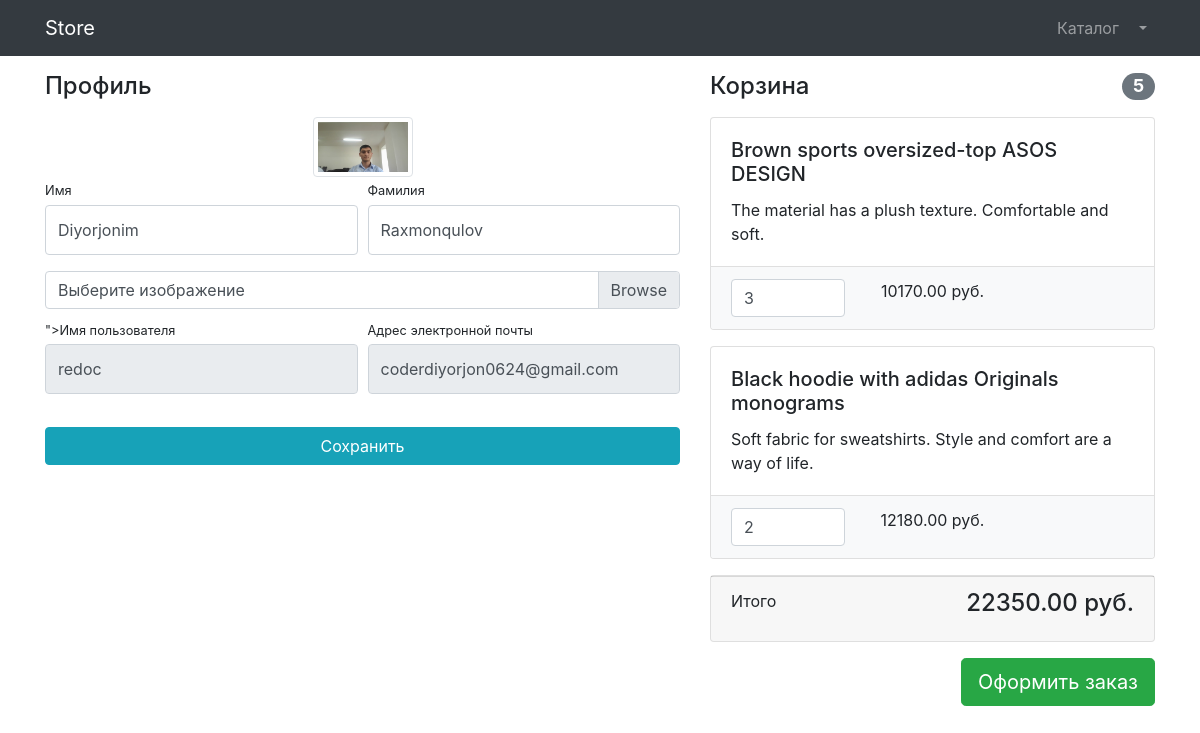
The page /users/profile/2/ (signed in) on the database its author committed.
### users/models.py (models this page shows)
class User(AbstractUser):
    image = models.ImageField(upload_to='users_images', null=True, blank=True)
    is_verified_email = models.BooleanField(default=False)

### products/models.py (models this page shows, shortened)
class Basket(models.Model):
    user = models.ForeignKey(to=User, on_delete=models.CASCADE)
    product = models.ForeignKey(to=Product, on_delete=models.CASCADE)
    quantity = models.PositiveIntegerField(default=0)
    created_timestamp = models.DateTimeField(auto_now_add=True)
    objects = BasketQuerySet.as_manager()
    def sum(self):
        return self.product.price * self.quantity

class Product(models.Model):
    name = models.CharField(max_length=256)
    description = models.TextField(null=True, blank=True)
    quantity = models.PositiveIntegerField(default=0)
    price = models.DecimalField(max_digits=6, decimal_places=2)
    image = models.ImageField(upload_to='products_images')
    category = models.ForeignKey(to=ProductCategory, on_delete=models.CASCADE)
    class Meta:
        verbose_name='Product'
        verbose_name_plural='Products'

### users/views.py (the view, shortened to what this page needs)
# urls.py: path('profile/<int:pk>/', login_required(UserProfileView.as_view()), name='profile'),
class UserProfileView(TitleMixin, UpdateView):
    model = User
    form_class = UserProfileForm
    template_name = "users/profile.html"
    title = "Store - Profile"
    def get_context_data(self, **kwargs):
        context = super(UserProfileView, self).get_context_data()
        context['baskets'] = Basket.objects.filter(user=self.object)
        return context

### users/forms.py
class UserProfileForm(UserChangeForm):
    first_name = forms.CharField(widget=forms.TextInput(attrs={'class': "form-control py-4"}))
    last_name = forms.CharField(widget=forms.TextInput(attrs={'class': "form-control py-4"}))
    image = forms.ImageField(widget=forms.FileInput(attrs={'class': "custom-file-input "}), required=False)
    username = forms.CharField(widget=forms.TextInput(attrs={'class': "form-control py-4", 'readonly': True}))
    email = forms.CharField(widget=forms.EmailInput(attrs={'class': "form-control py-4", 'readonly': True}))
    class Meta:
        model = User
        fields = ('first_name', 'last_name', 'image', 'username', 'email')

### common/views.py (called while the page is built)
    def get_context_data(self, **kwargs):
        context=super(TitleMixin, self).get_context_data(**kwargs)
        context["title"] = self.title
        return context

### products/models.py (called while the page is built)
    def total_sum(self):
        return sum(basket.sum() for basket in self)

    def total_quantity(self):
        return sum(basket.quantity for basket in self)

### users/templates/users/profile.html (shortened to what this page needs)
 {% extends 'products/base.html' %}
{% load static %}
{% block css %}
	    <link href="{% static 'vendor/css/profile.css' %}" rel="stylesheet"/>
{% endblock %}
{% block content %}
	<div class="container">
    <div class="row">
        <div class="col-lg-7">
            <h4 class="mt-3 mb-3">Профиль</h4>
            <div class="col-lg-12 text-center">
                <img alt="" width="100" height="100"
                     src="{% if user.image %} {{ user.image.url }} {% else %} {% static 'vendor/img/users/default_avatar.jpg' %} {% endif %} "
                     class="img-thumbnail">
            </div>
            <form action="{% url 'users:profile' user.id %}" method="post" enctype="multipart/form-data">
                <div class="form-row">
                    <div class="col-lg-6">
                        <div class="form-group">
                            <label class="small mb-1" for="{{ form.first_name.id_for_label }}">Имя</label>
                            {{ form.first_name }}
                        </div>
                    </div>
                    <div class="col-lg-6">
                        <div class="form-group">
                            <label class="small mb-1" for="{{ form.last_name.id_for_label }}">Фамилия</label>
                            {{ form.last_name }}
                        </div>
                    </div>
                </div>
                <div class="form-row mb-2">
                    <div class="col-lg-12">
                        <div class="custom-file">
                            <label class="custom-file-label" for="{{ form.image.id_for_label }}">Выберите изображение</label>
                        </div>
                    </div>
                </div>
                <div class="form-row">
                    <div class="col-lg-6">
                        <label class="small mb-1" for="{{ form.username }}">Имя пользователя</label>
                        {{ form.username }}
                    </div>
                    <div class="col-lg-6">
                        <label class="small mb-1" for="{{ form.email.id_for_label }}">Адрес электронной
                            почты</label>
                        {{ form.email }}
                    </div>
                </div>
                <div class="form-row">
                    <div class="col-lg-12" style="margin-top: 33px;">
                        <input class="btn btn-info btn-block" type="submit" value="Сохранить">
                    </div>
                </div>
            </form>
        </div>
        <div class="col-lg-5">
            {% include 'products/baskets.html' %}
        </div>
    </div>
</div>
{% endblock %}

### products/templates/products/baskets.html (shortened to what this page needs)
{% if baskets %}
    <h4 class="mt-3 mb-3 d-flex justify-content-between align-items-center mb-3">
        Корзина <span class="badge badge-secondary badge-pill">{{ baskets.total_quantity }}</span>
    </h4>
    {% for bask in baskets %}
        <div class="card mb-3">
            <div class="card-body">
                <h5 class="card-title">{{ bask.product.name }}</h5>
                <p class="card-text">{{ bask.product.description }}</p>
            </div>
            <ul class="list-group list-group-flush">
                <li class="list-group-item bg-light">
                    <div class="row text-center">
                        <div class="col-lg-4">
                            <input name="basketID" type="number" class="form-control" value="{{ bask.quantity }}"
                                   min="0">
                        </div>
                        <div class="col-lg-4">{{ bask.sum }} руб.</div>
                        <div class="col-lg-4">
                        </div>
                    </div>
                </li>
            </ul>
        </div>
    {% endfor %}
    <div class="card mb-3">
        <div class="card-footer">
            <p class="float-left">Итого</p>
            <h4 class="float-right">{{ baskets.total_sum }} руб.</h4>
        </div>
    </div>
    <a class="btn btn-success btn-lg float-right" href="../orders/order-create.html">
        Оформить заказ
    </a>
{% else %}
    <h4 class="mt-3 mb-3 text-center">
        Корзина empty
    </h4>
{% endif %}

### rows shown on the page
User: image (picture), first_name "Diyorjonim", last_name "Raxmonqulov", username "redoc", email "coderdiyorjon0624@gmail.com"
Basket: total_quantity "5", product.name "Brown sports oversized-top ASOS DESIGN", product.description "The material has a plush texture. Comfortable and soft.", basketID "3", sum "10170.00", total_sum "22350.00"
Basket: product.name "Black hoodie with adidas Originals monograms", product.description "Soft fabric for sweatshirts. Style and comfort are a way of life.", basketID "2", sum "12180.00"
